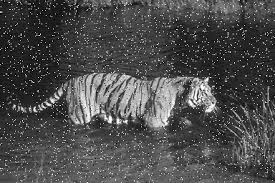
#> input picture assignment5/salt.jpg, 275 x 183 px, found by its file name
$ python salt_edge_detection.py   (older library calls are emulated)
#> lines starting #> are read from the running program, lines starting #| are printed output that depends on the picture; after the words box and inside, x2 and y2 are one past the last pixel; in counts of white or black regions, pixels touching at a corner belong together
import cv2
import numpy as np

img = cv2.imread('C:/Users/rahul/Desktop/Computer-Vision-Practical-CS4111/assignment5/salt.jpg')
#> img is the input picture: shape (183, 275, 3); min 0, max 255, mean 76.1
gray = cv2.cvtColor(img, cv2.COLOR_BGR2GRAY)


img_canny = cv2.Canny(img,100,200)
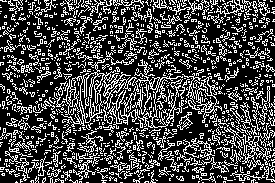
#> img_canny: shape (183, 275); 27.8% white in thin lines or dots


img_sobelx = cv2.Sobel(gray,cv2.CV_8U,1,0,ksize=5)
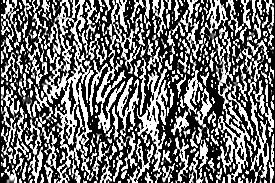
#> img_sobelx: shape (183, 275); min 0, max 255, mean 109.1
img_sobely = cv2.Sobel(gray,cv2.CV_8U,0,1,ksize=5)
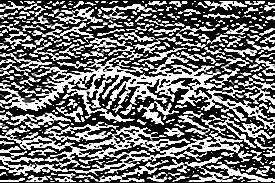
#> img_sobely: shape (183, 275); min 0, max 255, mean 110.1
img_sobel = img_sobelx + img_sobely
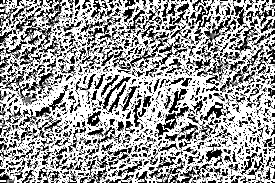
#> img_sobel: shape (183, 275); min 0, max 255, mean 157.1


kernelx = np.array([[1,1,1],[0,0,0],[-1,-1,-1]])
kernely = np.array([[-1,0,1],[-1,0,1],[-1,0,1]])
img_prewittx = cv2.filter2D(gray, -1, kernelx)
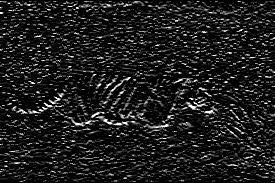
#> img_prewittx: shape (183, 275); min 0, max 255, mean 29
img_prewitty = cv2.filter2D(gray, -1, kernely)
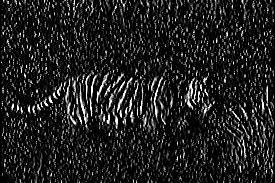
#> img_prewitty: shape (183, 275); min 0, max 255, mean 31.7


cv2.imshow("Original Image", img)
cv2.imshow("Canny", img_canny)
cv2.imshow("Sobel X", img_sobelx)
cv2.imshow("Sobel Y", img_sobely)
cv2.imshow("Sobel", img_sobel)
cv2.imshow("Prewitt X", img_prewittx)
cv2.imshow("Prewitt Y", img_prewitty)
cv2.imshow("Prewitt", img_prewittx + img_prewitty)
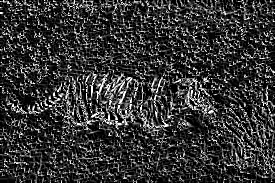
#> window 'Prewitt': shape (183, 275); min 0, max 255, mean 53.4


cv2.waitKey(0)
cv2.destroyAllWindows()

$ run again, with assignment5/nu.jpg copied over assignment5/salt.jpg
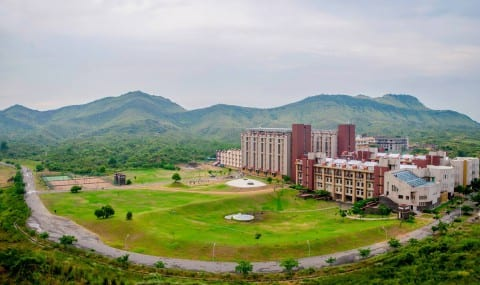
#> input picture assignment5/nu.jpg, 480 x 285 px, found by its file name
#> img is the input picture: shape (285, 480, 3); mean B, G, R 127.5, 151.5, 144.6
#> `img_canny = cv2.Canny(img,100,200)`:
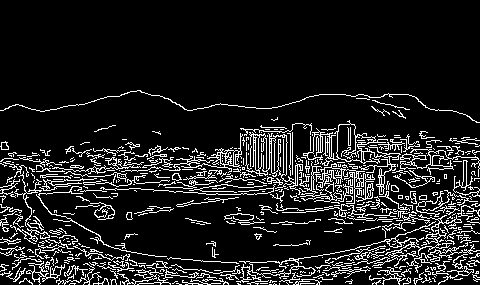
#> img_canny: shape (285, 480); 12.3% white in thin lines or dots, all inside (x1, y1, x2, y2) = (0, 90, 480, 285)
#> `cv2.imshow("Prewitt", img_prewittx + img_prewitty)`:
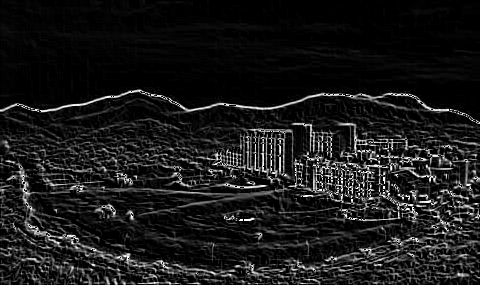
#> window 'Prewitt': shape (285, 480); min 0, max 255, mean 25.8
